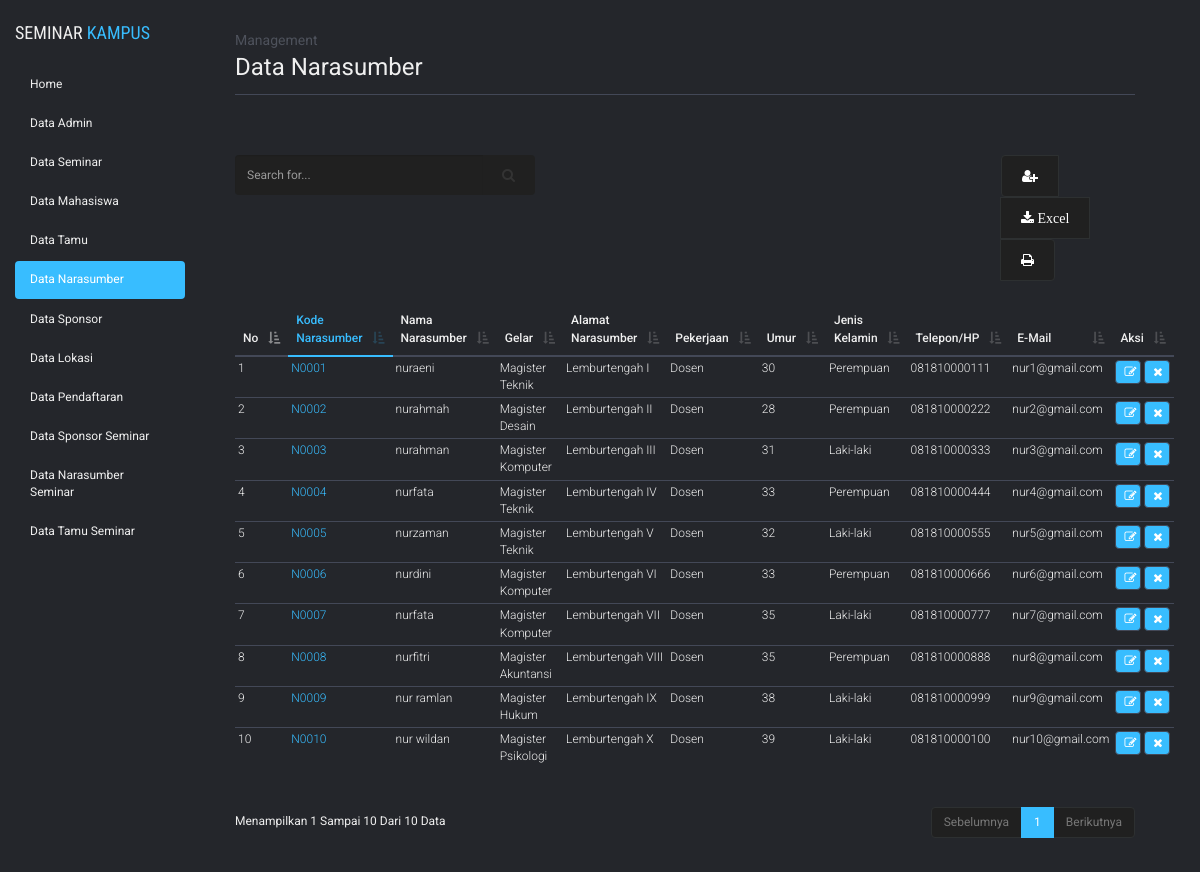
Page /admin/admin.php?module=data_narasumber on the committed database.
### tables this page shows
CREATE TABLE `narasumber` (
  `kode_narasumber` char(8) NOT NULL,
  `nama_narasumber` varchar(50) DEFAULT NULL,
  `gelar` varchar(50) DEFAULT NULL,
  `alamat_narasumber` varchar(50) DEFAULT NULL,
  `pekerjaan` varchar(50) DEFAULT NULL,
  `umur` int(11) DEFAULT NULL,
  `jenis_kelamin` varchar(50) DEFAULT NULL,
  `telepon` varchar(15) DEFAULT NULL,
  `email` varchar(50) DEFAULT NULL,
  PRIMARY KEY (`kode_narasumber`),
  UNIQUE KEY `telepon` (`telepon`),
  UNIQUE KEY `email` (`email`)
);

### admin/module_narasumber/tampil_narasumber.php (the view)
<?php
	$tampilkan = mysql_query("SELECT * FROM narasumber ORDER BY kode_narasumber");
?>
    <div class="title-content">
    <span>Management</span>
    data narasumber
  </div>
  <div class="content">
    <div class="row">
      <div class="col-md-6">
        <form action="?module=data_narasumber&act=carinarasumber" method="post">
          <div class="input-group search">
            <input name="cari" type="text" class="form-control" placeholder="Search for...">
            <span class="input-group-btn">
              <button class="btn btn-default" type="submit"><i class="fa fa-search"></i></button>
            </span>
          </div>
        </form>
      </div>
      <div class="col-md-6">
        <div class="btn-group" role="group" aria-label="fungsional">
          <a type="button" class="btn btn-default" href="#tambah_data" data-toggle="modal"><i class="fa fa-user-plus"></i></a>
          <a type="button" class="btn btn-default" href="module_narasumber/action_narasumber.php?module=data_narasumber&act=export"><i class="fa fa-download"> Excel</i></a>
          <a type="button" class="btn btn-default" href="module_narasumber/cetak_narasumber.php"><i class="fa fa-print"></i></a>
        </div>
      </div>
    </div>
    <table cellpadding="0" cellspacing="0" border="0" class="table table-hover tab-mar-top" id="example">
      <thead>
        <tr>
          <th width="10px">No</th>
          <th class="tab-col">Kode Narasumber</th>
          <th>Nama Narasumber</th>
          <th>Gelar</th>
          <th>Alamat Narasumber</th>
          <th>Pekerjaan</th>
          <th>Umur</th>
          <th>Jenis Kelamin</th>
          <th>Telepon/HP</th>
          <th>E-Mail</th>
          <th width="30px">Aksi</th>
        </tr>
      </thead>
      <tbody>
<?php
    $no=1;
    while ($tampil=mysql_fetch_array($tampilkan)){
       echo "<tr><td>$no</td>
             <td class='tab-col'>$tampil[kode_narasumber]</td>
             <td>$tampil[nama_narasumber]</td>
             <td>$tampil[gelar]</td>
             <td>$tampil[alamat_narasumber]</td>
             <td>$tampil[pekerjaan]</td>
             <td>$tampil[umur]</td>
             <td>$tampil[jenis_kelamin]</td>
             <td>$tampil[telepon]</td>
             <td>$tampil[email]</td>
             <td><a href='?module=data_narasumber&act=editnarasumber&id=$tampil[kode_narasumber]' class='fa fa-edit'></a>
             <a class='fa fa-remove' href=javascript:confirmdelete('$action?module=data_narasumber&act=hapusnarasumber&id=$tampil[kode_narasumber]')></a></td>
             </tr>";
      $no++;
    }
  echo "
        </tbody>
        </table>
        </div>";
?>

### assets/css/style.css (style rules this page uses)
body { background:#24262b; font-family: 'Roboto', sans-serif; position: relative; font-size: 12px; color: #efefef; }
body a, body button, body div { transition:0.5s all; -webkit-transition:0.5s all; -moz-transition:0.5s all; -o-transition:0.5s all; -ms-transition:0.5s all; }
.form-control { font-size: 12px; }
.title-content { font-size: 24px; text-transform: capitalize; padding-bottom: 10px; border-bottom: 1px solid #434857; }
.title-content span { font-size: 14px; color: #4e525c; display: block; }
.content { margin-top: 60px; }
.search { width: 300px; }
.content .search .form-control { height: 40px; color: #D4D4D4; background-color: #202020; background-image: none; border: none; text-decoration: none; }
.content .search .btn { height: 40px; background-color: #202020; background-image: none; border: none; padding: 10px 20px; }
.btn-group { display: block; margin-left: 301px; }
.btn-group .btn { background: #202020; padding: 10px 20px; color: #fff; border-color: rgb(45, 48, 49); }
.tab-mar-top { margin-top: 30px; }
.tab-col { color: #38BDFF; }
.table>thead>tr>th { border-bottom: 2px solid #434857; }
table>thead>tr>th.tab-col { border-bottom: 2px solid #38BDFF; }
.table>tbody>tr>td, .table>tbody>tr>th { font-weight: 300; font-size: 12px; border-top: 1px solid #434857; padding: 3px; }
.table>tbody>tr>td a.fa { width: 26px; font-size: 12px; color: #fff; background: #38BDFF; padding: 5px; padding-left: 8px; border-radius: 4px; border: 1px solid #434857; }
.table>tfoot>tr>td, .table>tfoot>tr>th, .table>thead>tr>td, .table>thead>tr>th { font-size: 12px; font-weight: 500; border-top: 1px solid #434857; }

### rows in the picture
narasumber: kode_narasumber "N0001", nama_narasumber "nuraeni", gelar "Magister Teknik", alamat_narasumber "Lemburtengah I", pekerjaan "Dosen", umur "30", jenis_kelamin "Perempuan", telepon "081810000111", email "nur1@gmail.com"
narasumber: kode_narasumber "N0002", nama_narasumber "nurahmah", gelar "Magister Desain", alamat_narasumber "Lemburtengah II", pekerjaan "Dosen", umur "28", jenis_kelamin "Perempuan", telepon "081810000222", email "nur2@gmail.com"
narasumber: kode_narasumber "N0003", nama_narasumber "nurahman", gelar "Magister Komputer", alamat_narasumber "Lemburtengah III", pekerjaan "Dosen", umur "31", jenis_kelamin "Laki-laki", telepon "081810000333", email "nur3@gmail.com"
narasumber: kode_narasumber "N0004", nama_narasumber "nurfata", gelar "Magister Teknik", alamat_narasumber "Lemburtengah IV", pekerjaan "Dosen", umur "33", jenis_kelamin "Perempuan", telepon "081810000444", email "nur4@gmail.com"
narasumber: kode_narasumber "N0005", nama_narasumber "nurzaman", gelar "Magister Teknik", alamat_narasumber "Lemburtengah V", pekerjaan "Dosen", umur "32", jenis_kelamin "Laki-laki", telepon "081810000555", email "nur5@gmail.com"
narasumber: kode_narasumber "N0006", nama_narasumber "nurdini", gelar "Magister Komputer", alamat_narasumber "Lemburtengah VI", pekerjaan "Dosen", umur "33", jenis_kelamin "Perempuan", telepon "081810000666", email "nur6@gmail.com"
narasumber: kode_narasumber "N0007", nama_narasumber "nurfata", gelar "Magister Komputer", alamat_narasumber "Lemburtengah VII", pekerjaan "Dosen", umur "35", jenis_kelamin "Laki-laki", telepon "081810000777", email "nur7@gmail.com"
narasumber: kode_narasumber "N0008", nama_narasumber "nurfitri", gelar "Magister Akuntansi", alamat_narasumber "Lemburtengah VIII", pekerjaan "Dosen", umur "35", jenis_kelamin "Perempuan", telepon "081810000888", email "nur8@gmail.com"
narasumber: kode_narasumber "N0009", nama_narasumber "nur ramlan", gelar "Magister Hukum", alamat_narasumber "Lemburtengah IX", pekerjaan "Dosen", umur "38", jenis_kelamin "Laki-laki", telepon "081810000999", email "nur9@gmail.com"
narasumber: kode_narasumber "N0010", nama_narasumber "nur wildan", gelar "Magister Psikologi", alamat_narasumber "Lemburtengah X", pekerjaan "Dosen", umur "39", jenis_kelamin "Laki-laki", telepon "081810000100", email "nur10@gmail.com"
